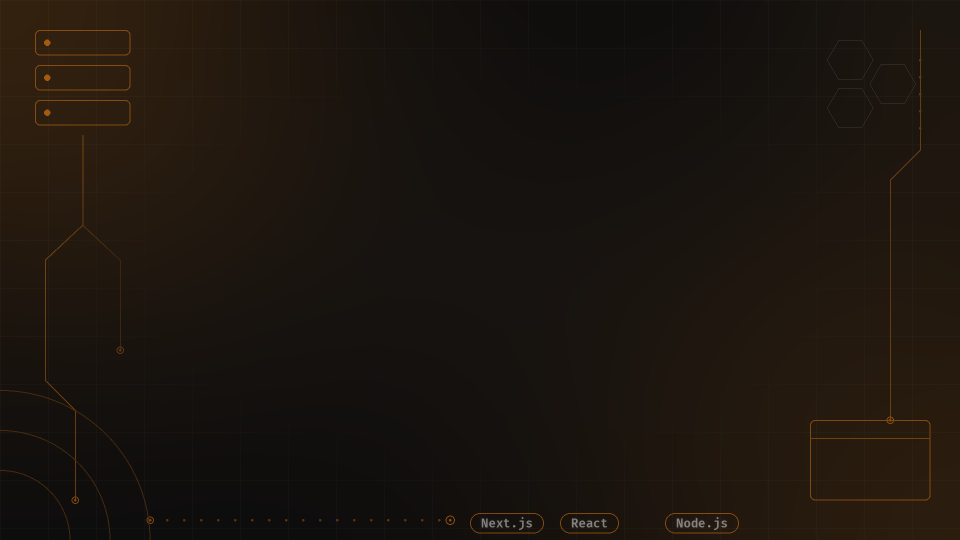
#> input picture assets/backgrounds/default.png, 1920 x 1080 px (shown at 1/2 size); its folder holds 4 pictures in this run
$ python v6_blocks_anim.py ../assets/backgrounds/0ef467bb-image.png
#> lines starting #> are read from the running program, lines starting #| are printed output that depends on the picture
### engine/ctrlh_config.py
"""Brand profile loader. Reads ctrlh.config.json and turns its keys into the CTRLH_* environment variables the engine
already understands (a variable you set yourself on the command line always wins).
Search order: $CTRLH_CONFIG, ./ctrlh.config.json, ../ctrlh.config.json, <kit root>/ctrlh.config.json"""
import os, json
KEYMAP = {"theme": "CTRLH_THEME", "accent": "CTRLH_ACCENT", "card_color": "CTRLH_CARD_COLOR", "bg_color": "CTRLH_BG_COLOR",
          "card_styles": "CTRLH_CARD_STYLES", "bg_style": "CTRLH_BG_STYLE", "background_file": "BGFILE", "assets": "CTRLH_ASSETS",
          "font_ar": "CTRLH_FONT_AR", "font_latin": "CTRLH_FONT_LATIN", "signoff_1": "CTRLH_SIGNOFF_1", "signoff_2": "CTRLH_SIGNOFF_2",
          "label_ok": "CTRLH_LABEL_OK", "label_wrong": "CTRLH_LABEL_WRONG", "label_chapter": "CTRLH_LABEL_CHAPTER",
          "out_w": "OUT_W", "subscribe_t": "SUB_T", "follow_t": "FOL_T"}
PATHKEYS = ("background_file", "assets", "font_ar", "font_latin")
CONFIG = {}; CONFIG_PATH = None
def _find():
    here = os.path.dirname(os.path.abspath(__file__))
    for p in (os.environ.get("CTRLH_CONFIG"), "ctrlh.config.json", "../ctrlh.config.json", os.path.join(here, "..", "ctrlh.config.json")):
        if p and os.path.isfile(p): return os.path.abspath(p)
def load():
    global CONFIG, CONFIG_PATH
    p = _find()
    if not p: return
    try: CONFIG = json.load(open(p, encoding="utf-8"))
    except Exception: return
    CONFIG_PATH = p; base = os.path.dirname(p)
    for k, env in KEYMAP.items():
        v = CONFIG.get(k)
        if v in (None, "", []): continue
        if isinstance(v, list): v = ",".join(str(x) for x in v)
        if k in PATHKEYS and not os.path.isabs(str(v)): v = os.path.join(base, str(v))
        os.environ.setdefault(env, str(v))
load()

### engine/anim.py
# Ctrl + H "motion v2" engine: same scenes render at 16:9 (FMT=wide) and 9:16 (FMT=reel)
import os, re, sys, math, subprocess
import numpy as np
from PIL import Image, ImageDraw, ImageFont, ImageFilter

sys.path.insert(0, os.path.dirname(os.path.abspath(__file__)))
import ctrlh_config   # loads ctrlh.config.json (if any) into the CTRLH_* variables below
import themes
_T = themes.THEMES.get(os.environ.get("CTRLH_THEME", "").lower(), themes.THEMES[themes.DEFAULT])
SD = os.environ.get("CTRLH_ASSETS", os.path.join(os.path.dirname(os.path.abspath(__file__)), "..", "assets")) + "/"
FMT = os.environ.get("FMT", "wide")
WIDE = FMT == "wide"
W, H = (1920, 1080) if WIDE else (1080, 1920)
FPS = 30
def _hex(h, d):
    h = os.environ.get(h, "").lstrip("#")
    return tuple(int(h[i:i + 2], 16) for i in (0, 2, 4)) if len(h) == 6 else d
OR = _hex("CTRLH_ACCENT", _T["accent"])   # accent colour, e.g. CTRLH_ACCENT=#00B8D9
OR2 = tuple(min(255, int(c + (255 - c) * 0.2)) for c in OR)   # lighter accent
ORD = tuple(int(c * 0.67) for c in OR)   # darker accent (button depth)
INK = (10, 11, 13); PAPER = (245, 245, 245)
CARDC = _hex("CTRLH_CARD_COLOR", _T["card"]); BASEC = _hex("CTRLH_BG_COLOR", _T["base"])   # card background colour, e.g. CTRLH_CARD_COLOR=#1B2A41
CARD_NUM = tuple(int(c * 0.85) for c in CARDC); CARD_GLASS = tuple(min(255, c + 10) for c in CARDC)   # derived: `numbers` / `glass` card fills
_ALL_STYLES = ["classic", "proposed", "glass", "numbers", "outline", "solid", "neon", "paper", "soft", "terminal", "steps", "iconbox"]
_DEFAULT_STYLE = "classic"   # what someone who just installed the kit gets
_cs = os.environ.get("CTRLH_CARD_STYLES", "").replace(" ", "").lower()   # e.g. glass | classic,numbers | all
CARD_STYLES = _ALL_STYLES if _cs == "all" else ([x for x in _cs.split(",") if x in _ALL_STYLES] or [_DEFAULT_STYLE])
GRAYC = (150, 156, 170); RED = (255, 92, 92); GRN = (80, 230, 140); AMB = (255, 196, 80); BLUE = (150, 200, 255); VIO = (176, 148, 255)
# texts that are part of the brand / language; override with environment variables
LBL_OK = os.environ.get("CTRLH_LABEL_OK", "صح"); LBL_BAD = os.environ.get("CTRLH_LABEL_WRONG", "غلط")
LBL_CHAPTER = os.environ.get("CTRLH_LABEL_CHAPTER", "الجزء")   # chapter banner: "<label> 2 · <stage name>"
SIGNOFF1 = os.environ.get("CTRLH_SIGNOFF_1", "Think Deeper."); SIGNOFF2 = os.environ.get("CTRLH_SIGNOFF_2", "Build Smarter.")   # end-card lines

def _asset_img(name, mode, size):
    """brand image from assets/; neutral placeholder if you have not added yours yet"""
#> called with name = 'mono.png', mode = 'RGBA', size = (180, 180)
    try: return Image.open(SD + name).convert(mode)
    except Exception:
        im = Image.new("RGBA", size, (0, 0, 0, 0)); d = ImageDraw.Draw(im)
        d.rounded_rectangle((4, 4, size[0] - 5, size[1] - 5), radius=size[0] // 6, outline=OR + (255,), width=max(3, size[0] // 30))
        return im.convert(mode)
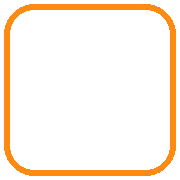
#> returned value: PIL image 180x180 RGBA; mean R, G, B, A 29, 15.7, 1.9, 29; transparent parts drawn white

ARB = os.environ.get("CTRLH_FONT_AR", SD + "fonts/Cairo-SemiBold.ttf")   # Arabic font
MONO = os.environ.get("CTRLH_FONT_LATIN", SD + "fonts/FiraCode-SemiBold.ttf")   # English / code font
_FC = {}


# [5 lines left out: function F, not called in this run]


def cl(x): return max(0.0, min(1.0, x))
def ss(x): x = cl(x); return x * x * (3 - 2 * x)
def prog(t, a, b): return cl((t - a) / (b - a))
def E(t, te, d=0.4): return ss(prog(t, te - 0.12, te - 0.12 + min(d, 0.3)))
def A(c, a): return (int(c[0]), int(c[1]), int(c[2]), int(round(255 * cl(a))))
def lerp(c0, c1, k): return tuple(c0[i] + (c1[i] - c0[i]) * k for i in range(3))


# [39 lines left out: functions hard, txt, wrap, badge, colorize, not called in this run]


# ------------------------------------------------------------------ sizes per format
CS = 44 if WIDE else 56            # card font
CPAD = 60 if WIDE else 70
GAP = 22 if WIDE else 30
RX0, RX1 = (140, 1780) if WIDE else (60, 1020)
RY0, RY1 = (265, 985) if WIDE else (360, 1740)
RW_ = RX1 - RX0


# [6 lines left out: function card_lines, not called in this run]


def block_w(blk, width):
    return width


def block_h(blk, width):
    k = blk["k"]
    if k == "card":
        n = len(card_lines(blk, width)); s = blk.get("size", CS)
        extra = 40 if (blk.get("style") == "proposed" and blk.get("tag")) else 0
        return max(108 if WIDE else 140, int(n * s * 1.3 + 50)) + extra
    if k == "chip": return 72 if WIDE else 90
    if k == "title":
        n = len(wrap(blk["text"], F(ARB, blk.get("size", 56 if WIDE else 64)), width - 120)) if not blk["text"].isascii() else 1
        return (150 if WIDE else 200) + (int(blk.get("size", 56) * 1.2) * (n - 1)) + (60 if blk.get("sub") else 0)
    if k == "code":
        s = blk.get("size", 30 if WIDE else 36)
        return 60 + int(len(blk["lines"]) * s * 1.55) + 30
    if k == "timeline": return len(blk["nodes"]) * (98 if WIDE else 128) + 10
    if k == "counter": return int(blk.get("size", 230 if WIDE else 300) * 1.15 + 90)
    if k == "compare": return 380 if WIDE else 720
    if k == "shock": return int(sum(l[1] for l in blk["lines"]) * (1.35 if WIDE else 1.15) + 90)
    if k == "strike": return 230 if WIDE else 440
    if k == "ba": return 60 + int(len(blk["before"]) * (30 if WIDE else 34) * 1.55) + 100
    if k == "flow": return 250 if WIDE else 280
    if k == "note": return 110 if WIDE else 150
    if k == "poll": return 250 if WIDE else 420
    if k == "predict": return 60 + int(len(blk["lines"]) * (30 if WIDE else 36) * 1.55) + 150
    if k == "mystery": return 200 if WIDE else 300
    if k == "gain": return 230 if WIDE else 330
    if k == "zoom": return zoom_geom(blk, width)["total"]
    if k == "phone": return 600 if WIDE else 760
    if k == "cta": return 220 if WIDE else 260
    if k in EXTRA_H: return EXTRA_H[k](blk, width)
    return 100


def layout(blocks, reserve=0, top=True, cw=None, square=False):
    """returns list of (blk, box) with fixed positions."""
    items = []
    blocks = [b for b in blocks if not b.get("abs")]
    # rows: ('row', [b1, b2]) -> wide side by side, reel stacked
    flat = []
    for b in blocks:
        if b["k"] == "row":
            flat.append(b)
        else:
            flat.append(b)
    heights = []
    for b in flat:
        if b["k"] == "tiles":
            n = len(b["items"])
            if WIDE:
                tw = (RW_ - (n - 1) * 30) / n
                heights.append(min(tw, 470) if (square or b.get("square")) else max(max(block_h(it, tw) for it in b["items"]), 330))
            else:
                heights.append(sum(block_h(it, RW_) for it in b["items"]) + GAP * (n - 1))
            continue
        if b["k"] == "row":
            subs = b["items"]
            if WIDE:
                gw = (RW_ - 40) // 2
                ws = [b.get("w0", gw), None]
                w0 = int(RW_ * b.get("split", 0.5)) - 20; w1 = RW_ - w0 - 40
                hh = max(block_h(subs[0], w0), block_h(subs[1], w1))
            else:
                hh = sum(block_h(s, RW_) for s in subs) + GAP * (len(subs) - 1)
            heights.append(hh)
        else:
            heights.append(block_h(b, RW_))
    total = sum(heights) + GAP * (len(flat) - 1)
    avail = RY1 - reserve - RY0
    y = RY0 + max(0, (avail - total)) * (0.0 if top else 0.4)
    for b, hh in zip(flat, heights):
        if b["k"] == "tiles":
            n = len(b["items"])
            if WIDE:
                tw = (RW_ - (n - 1) * 30) / n
                for i, it in enumerate(b["items"]): items.append((it, (RX0 + i * (tw + 30), y, RX0 + i * (tw + 30) + tw, y + hh)))
            else:
                yy = y
                for it in b["items"]:
                    h_ = block_h(it, RW_); items.append((it, (RX0, yy, RX1, yy + h_))); yy += h_ + GAP
        elif b["k"] == "row":
            subs = b["items"]
            if WIDE:
                w0 = int(RW_ * b.get("split", 0.5)) - 20; w1 = RW_ - w0 - 40
                hs = [block_h(subs[0], w0), block_h(subs[1], w1)]
                items.append((subs[0], (RX0, y + (hh - hs[0]) / 2, RX0 + w0, y + (hh - hs[0]) / 2 + hs[0])))
                items.append((subs[1], (RX0 + w0 + 40, y + (hh - hs[1]) / 2, RX1, y + (hh - hs[1]) / 2 + hs[1])))
            else:
                yy = y
                for s in reversed(subs):
                    h_ = block_h(s, RW_); items.append((s, (RX0, yy, RX1, yy + h_))); yy += h_ + GAP
        else:
            if cw and b["k"] == "card" and WIDE:
                wcw = RW_ * cw; items.append((b, ((RX0 + RX1) / 2 - wcw / 2, y, (RX0 + RX1) / 2 + wcw / 2, y + hh)))
            else: items.append((b, (RX0, y, RX1, y + hh)))
        y += hh + GAP
    return items


# ------------------------------------------------------------------ block drawers
def bob(t, k): return 2.0 * math.sin(2 * math.pi * t / 3.6 + k)


# [299 lines left out: functions toks_draw, draw_card, draw_chip, draw_title, draw_code, tl_geom and 6 more, not called in this run]


DRAW = {"card": draw_card, "chip": draw_chip, "title": draw_title, "code": draw_code, "timeline": draw_timeline,
        "counter": draw_counter, "zoom": draw_zoom, "phone": draw_phone, "cta": draw_cta}


# [75 lines left out: functions draw_compare, flow_geom, draw_flow, draw_ring, not called in this run]


DRAW["compare"] = draw_compare; DRAW["flow"] = draw_flow; DRAW["ring"] = draw_ring


# [57 lines left out: functions draw_shock, draw_strike, draw_ba, not called in this run]


DRAW["shock"] = draw_shock; DRAW["strike"] = draw_strike; DRAW["ba"] = draw_ba


# ------------------------------------------------------------------ absolute overlays: subscribe/follow button, promise pill, ring
# [65 lines left out: functions _bell, abs_button, abs_promise, not called in this run]


ABS = {"button": abs_button, "promise": abs_promise}


# [75 lines left out: functions draw_poll, draw_predict, draw_mystery, draw_gain, not called in this run]


DRAW["poll"] = draw_poll; DRAW["predict"] = draw_predict; DRAW["mystery"] = draw_mystery; DRAW["gain"] = draw_gain


# [21 lines left out: functions abs_challenge, chapter_banner, not called in this run]


ABS["challenge"] = abs_challenge


# [7 lines left out: function draw_note, not called in this run]


DRAW["note"] = draw_note


# [25 lines left out: functions abs_chips, abs_corner, not called in this run]


ABS["chips"] = abs_chips; ABS["corner"] = abs_corner


# [54 lines left out: functions headline, tabs_layer, shift_x, mblur, not called in this run]


# ------------------------------------------------------------------ monogram + background + end card
_MONO = _asset_img("mono.png", "RGBA", (180, 180))
_MONO = _MONO.resize((int(_MONO.width * 55 / _MONO.height), 55), Image.LANCZOS)
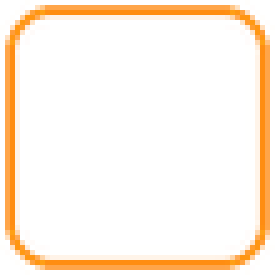
#> _MONO: PIL image 55x55 RGBA (shown 5 times larger); mean R, G, B, A 64.1, 40.3, 2.8, 29.3; transparent parts drawn white
_GL = Image.new("RGBA", (_MONO.width + 80, _MONO.height + 80), (0, 0, 0, 0))
#> _GL: PIL image 135x135 RGBA; every value is 0
ImageDraw.Draw(_GL).ellipse((20, 20, _GL.width - 20, _GL.height - 20), fill=OR + (120,))
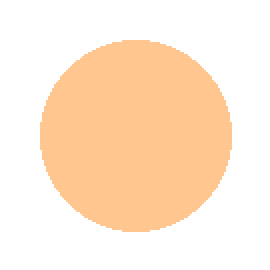
#> _GL: PIL image 135x135 RGBA (shown 2 times larger); mean R, G, B, A 101.1, 54.7, 6.7, 47.6; transparent parts drawn white
_GL = _GL.filter(ImageFilter.GaussianBlur(18))
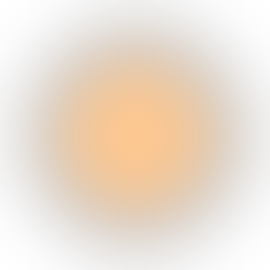
#> _GL: PIL image 135x135 RGBA (shown 2 times larger); mean R, G, B, A 98.6, 53.4, 6.6, 46.4; transparent parts drawn white


# [9 lines left out: function corner_logo, not called in this run]


def make_bg(tech_labels):
    import bg_styles
    custom = bool(os.environ.get("CTRLH_BG_STYLE")) or OR != (255, 138, 17) or BASEC != (13, 14, 16)
    if os.environ.get("BGFILE") and WIDE: return Image.open(os.environ["BGFILE"]).convert("RGBA")
    if custom: return bg_styles.make(os.environ.get("CTRLH_BG_STYLE", "circuit").lower(), W, H, OR, BASEC, tech_labels, MONO)
    if WIDE: return Image.open(SD + "backgrounds/default.png").convert("RGBA")
    yy, xx = np.mgrid[0:H, 0:W].astype(np.float32)
    base = np.zeros((H, W, 3), np.float32) + np.array([13, 14, 16], np.float32)
    def glow(cx, cy, r, col, k):
        dd = np.sqrt((xx - cx) ** 2 + (yy - cy) ** 2); return (np.exp(-(dd / r) ** 2) * k)[..., None] * np.array(col, np.float32)
    base += glow(0, 0, 620, OR, .20) + glow(W, H, 760, OR, .16) + glow(W, 0, 380, OR2, .06)
    dd = np.sqrt(((xx - W / 2) / (W / 2)) ** 2 + ((yy - H / 2) / (H / 2)) ** 2)
    base *= (0.80 + 0.20 * np.clip(1 - dd, 0, 1))[..., None]
    im = Image.fromarray(np.clip(base, 0, 255).astype(np.uint8)).convert("RGBA")
    Lr = Image.new("RGBA", (W, H), (0, 0, 0, 0)); d = ImageDraw.Draw(Lr)
    for x in range(0, W + 1, 96): d.line([(x, 0), (x, H)], fill=(255, 255, 255, 10))
    for y in range(0, H + 1, 96): d.line([(0, y), (W, y)], fill=(255, 255, 255, 10))
    def node(x, y, r=7, a=120):
        d.ellipse((x - r, y - r, x + r, y + r), outline=OR + (a,), width=2); d.ellipse((x - 2, y - 2, x + 2, y + 2), fill=OR + (a,))
    def trace(p, a=90):
        d.line(p, fill=OR + (a,), width=2, joint="curve"); node(*p[-1])
    trace([(40, 420), (40, 900), (80, 940), (80, 1300)]); trace([(1040, 380), (1040, 1100), (1000, 1140), (1000, 1500)])
    trace([(60, 1500), (60, 1700), (110, 1750), (110, 1830)], 70)
    for k in range(3): d.ellipse((60, 1600 + k * 0, 60, 1600), outline=OR + (0,))
    for r in (140, 220, 300): d.arc((-r, H - r, r, H + r), 270, 360, fill=OR + (55,), width=2)
    fl = F(MONO, 28); x = 250
    for tx in tech_labels:
        w = int(fl.getlength(tx)) + 50
        d.rounded_rectangle((x, 1840, x + w, 1888), 24, outline=OR + (120,), width=2); d.text((x + w / 2, 1864), tx, font=fl, fill=(255, 255, 255, 120), anchor="mm"); x += w + 24
    a = np.asarray(Lr).astype(np.float32)
    mask = np.clip((np.sqrt(((xx - W / 2) / (W / 2)) ** 2 + ((yy - H / 2) / (H / 2)) ** 2) - 0.45) / 0.4, 0, 1)
    a[..., 3] *= np.clip(mask * 1.25, 0, 1)
    return Image.alpha_composite(im, Image.fromarray(a.astype(np.uint8)))


_LOGO = _asset_img("logo_ch.png", "RGB", (760, 760)).resize((760, 760), Image.LANCZOS)
#> call 2 of _asset_img, with name = 'logo_ch.png', mode = 'RGB', size = (760, 760)
#> in _asset_img (call 2), `return im.convert(mode)`:
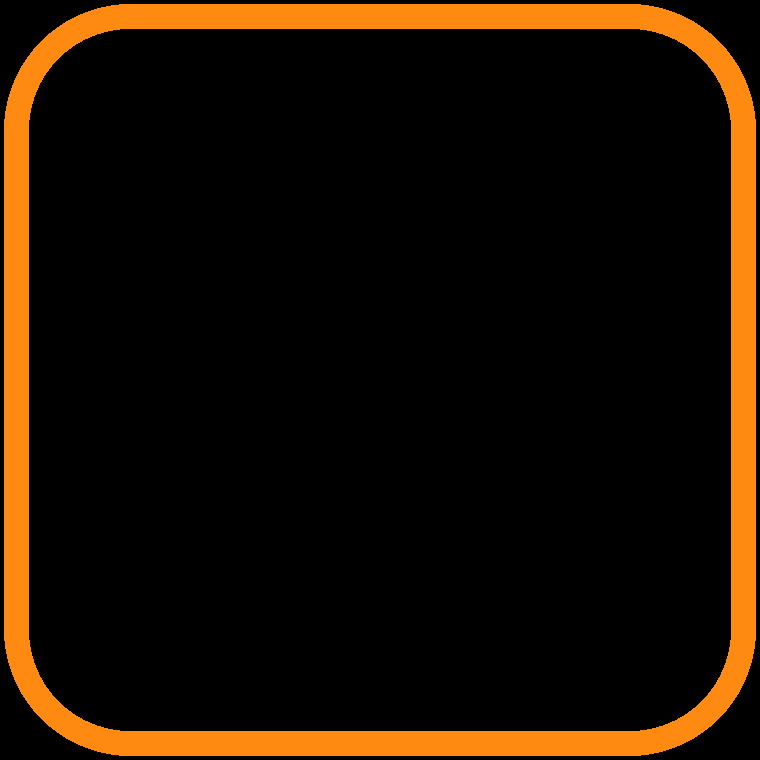
#> returned value: PIL image 760x760 RGB; mean R, G, B 29.9, 16.2, 2
LA = np.asarray(_LOGO).astype(np.float32)


# [17 lines left out: function end_frame, not called in this run]


# ------------------------------------------------------------------ animated background overlay
def _sprite(r, col, k):
    n = r * 2; yy, xx = np.mgrid[0:n, 0:n].astype(np.float32)
    a = np.exp(-(((xx - r) ** 2 + (yy - r) ** 2) / (r * 0.55) ** 2)) * k * 255
    im = np.zeros((n, n, 4), np.uint8); im[..., 0], im[..., 1], im[..., 2] = col; im[..., 3] = a.astype(np.uint8)
    return Image.fromarray(im, "RGBA")
_G1 = _sprite(520, OR, 0.22); _G2 = _sprite(420, OR2, 0.16); _G3 = _sprite(300, OR, 0.14)
_DOTS = None


# [227 lines left out: functions bg_motion, _fit, _grid, draw_icon, draw_icards, draw_steplist and 1 more, not called in this run]


def _icards_h(b, w):
    n = len(b["items"]); cols = b.get("cols", min(n, 3)) if WIDE else b.get("cols_reel", 2); rows = -(-n // cols)
    return int(min(RY1 - RY0, (560 if rows == 1 else 720) if WIDE else rows * 440 + (rows - 1) * 24))
def _steplist_h(b, w):
    n = len(b["items"])
    return int(min(RY1 - RY0, max(500, n * 78) if WIDE else (-(-n // 2)) * 72 + 24 + 620))
def _fixcards_h(b, w):
    n = len(b["items"]); cols = b.get("cols", (2 if n <= 4 else 3)) if WIDE else b.get("cols_reel", 1); rows = -(-n // cols)
    return int(min(RY1 - RY0, (380 if rows == 1 else 720) if WIDE else rows * 400 + (rows - 1) * 22))
EXTRA_H = {"icards": _icards_h, "steplist": _steplist_h, "fixcards": _fixcards_h}
DRAW["icards"] = draw_icards; DRAW["steplist"] = draw_steplist; DRAW["fixcards"] = draw_fixcards


# ---------------------------------------------------------------- versus / matrix / tabcard / icon3d (added 2026-10-31)
import re as _re
# [6 lines left out: function _col, not called in this run]
_TOK = _re.compile(r'("[^"]*"|<[^>]+>|\b\d+\b|^\s*[\w-]+(?=:)|[{}\[\]])')
# [156 lines left out: functions _hl, _put, _mark, _vs_icon, draw_versus, draw_matrix and 1 more, not called in this run]

def _cursor(d, x, y, al):
    d.polygon([(x, y), (x + 10, y + 66), (x + 27, y + 48), (x + 50, y + 76), (x + 65, y + 62), (x + 42, y + 36), (x + 66, y + 30)], fill=A(PAPER, al), outline=A(INK, al))

# [81 lines left out: functions _tab_scene, draw_tabcard, draw_icon3d_row, not called in this run]

def _versus_h(b, w):
    n = len(b["cols"])
    return int(min(RY1 - RY0, b.get("h", 700)) if WIDE else min(RY1 - RY0, n * 440 + (n - 1) * 22))
def _matrix_h(b, w):
    return int(88 + (74 if WIDE else 82) * len(b["rows"]) + 16) if WIDE else int(84 + 82 * len(b["rows"]) + 16)
def _tabcard_h(b, w): return int(min(RY1 - RY0, 800 if WIDE else 1160))
def _icon3d_h(b, w): return int(min(RY1 - RY0, 420)) if WIDE else int(min(RY1 - RY0, -(-len(b["items"]) // b.get("cols_reel", 3)) * 330))
EXTRA_H.update({"versus": _versus_h, "matrix": _matrix_h, "tabcard": _tabcard_h, "icon3d": _icon3d_h})
DRAW["versus"] = draw_versus; DRAW["matrix"] = draw_matrix; DRAW["tabcard"] = draw_tabcard; DRAW["icon3d"] = draw_icon3d_row


class Video:
    def __init__(self, scenes, stages, dur, t_end, tag1, tag2, tech):
#> called with dur = 46, t_end = 42, tag1 = 43.4, tag2 = 44.6
        self.scenes, self.stages, self.dur, self.t_end, self.tag1, self.tag2 = scenes, stages, dur, t_end, tag1, tag2
        self.N = int(round(FPS * dur)); self.bg = make_bg(tech)
        self.beats = []
        def _bt(bl):
            for b_ in bl:
                if b_["k"] in ("row", "tiles"): _bt(b_["items"])
                elif b_.get("key"): self.beats.append(b_["t"])
        for s_ in scenes: _bt(s_["blocks"])
#> (the rest of the program and of its run is left out)
